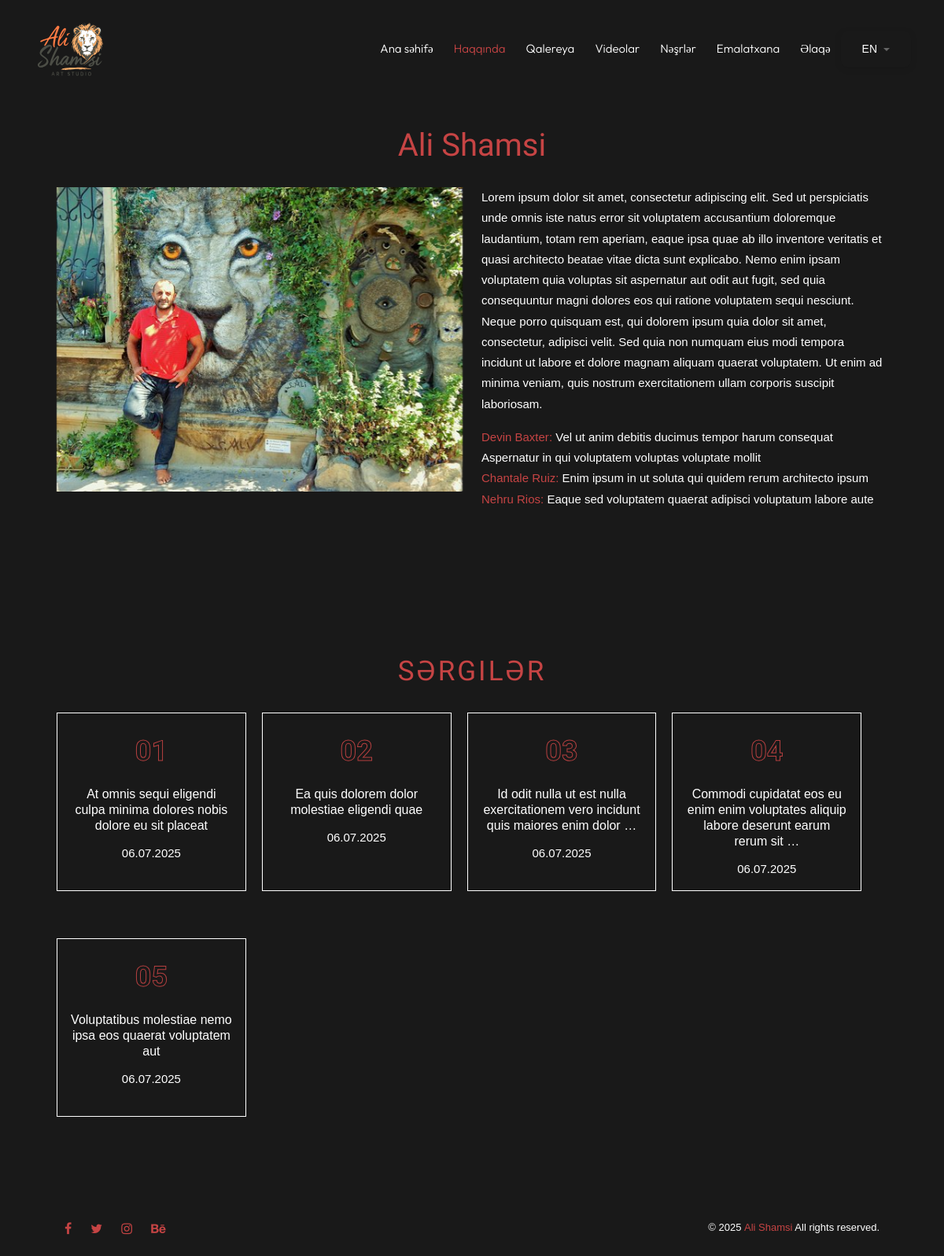
Page /about/ on the earlier database version.
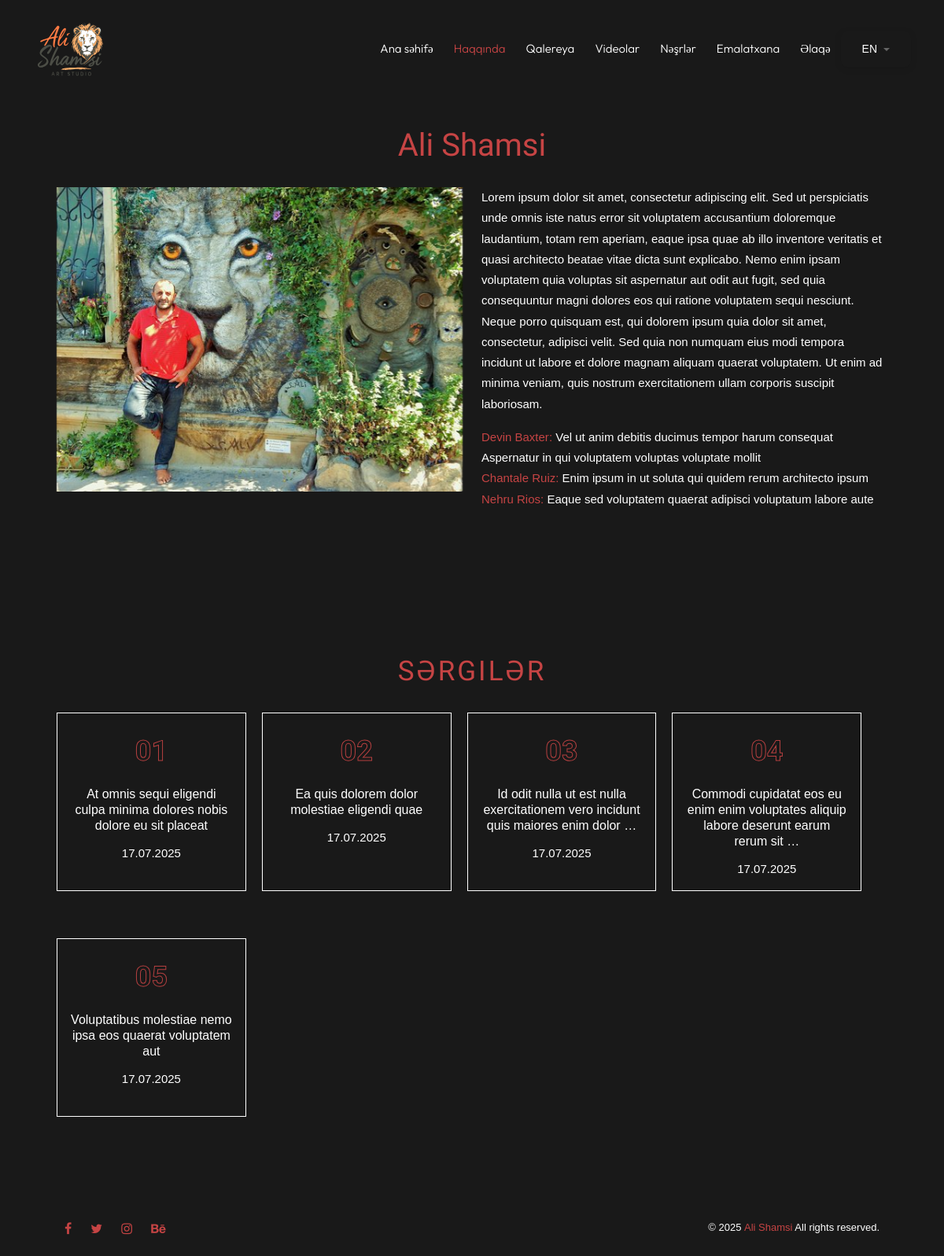
Same page on the later database version.
### exhibitions/models.py (models this page shows, shortened)
class Exhibition(models.Model):
    title = models.CharField(max_length=200)
    description = models.TextField()
    image = models.ImageField(upload_to='exhibition/')
    date = models.DateField()

### about/views.py (the view)
# urls.py: path('about/', views.about_view, name='about'),
def about_view(request):
    about = About.objects.last()
    aboutcontacts = AboutContact.objects.all()
    exhibitions = Exhibition.objects.all()
    context = {
        'about': about,
        'aboutcontacts': aboutcontacts,
        'exhibitions': exhibitions,
    }
    return render(request, 'about.html', context)

### templates/about.html (shortened to what this page needs)
{% load static %} {% load i18n %}
<!DOCTYPE html>
<html lang="{{ LANGUAGE_CODE }}">
  <head>
    <link
      href="{% static 'assets/css/animate.css' %}"
      rel="stylesheet"
      type="text/css"
    />
    <link
      href="{% static 'assets/css/bootstrap.min.css' %}"
      rel="stylesheet"
      type="text/css"
    />
    <link
      href="{% static 'assets/css/font-awesome.css' %}"
      rel="stylesheet"
      type="text/css"
    />
    <link
      href="{% static 'assets/css/swiper.css' %}"
      rel="stylesheet"
      type="text/css"
    />
    <link
      href="{% static 'assets/css/jquery.fancybox.min.css' %}"
      rel="stylesheet"
      type="text/css"
    />
    <link
      href="{% static 'assets/css/style.css' %}"
      rel="stylesheet"
      type="text/css"
    />
  </head>
  <body>
    <div id="pozo-page-wrapper">
      <div class="content-lines-wrapper">
        <div class="content-lines-inner">
          <div class="content-lines"></div>
        </div>
      </div>
      {% include 'components/navbar.html' %}
      <section class="about pt-130">
        <div class="container">
          <div class="about-title"><h1>{{ about.title }}</h1></div>
          <div class="row">
            <div
              class="col-md-6 image animate-box about-main-image"
              data-animate-effect="fadeInUp"
            >
              <div class="img">
                <img
                  loading="lazy"
                  src="{{ about.image.url }}"
                  alt="{{ about.title }}"
                />
              </div>
            </div>
            <div
              class="col-md-6 image animate-box"
              data-animate-effect="fadeInUp"
            >
              <div class="row">
                <div class="col-md-12">
                  <p>{{ about.description }}</p>
                  <p>
                    {% for aboutcontact in aboutcontacts %}
                    <b>{{aboutcontact.name}}: </b> {{aboutcontact.description}}
                    <br />
                    {% endfor %}
                  </p>
                </div>
              </div>
            </div>
            <section class="services pt-130">
              <div class="container">
                <div class="row">
                  <div
                    class="section-head col-md-12 text-center animate-box"
                    data-animate-effect="fadeInUp"
                  >
                    <h4>{% trans 'Sərgilər' %}</h4>
                  </div>
                  <div id="exhibition-items-container" class="row">
                    {% for exhibition in exhibitions %}
                    <div
                      class="col-md-4 mb-40 animate-box"
                      data-animate-effect="fadeInUp"
                    >
                      <a
                        href="{% url 'exhibitions:exhibition_detail' exhibition.pk %}"
                        style="text-decoration: none; color: inherit"
                      >
                        <div class="item">
                          <div class="con">
                            <div class="numb">
                            </div>
                            <h5>{{ exhibition.title|truncatewords:13 }}</h5>
                            <p>{{ exhibition.date|date:"d.m.Y" }}</p>
                          </div>
                        </div>
                      </a>
                    </div>
                    {% empty %}
                    <div class="col-md-12 text-center">
                      <p>No exhibitions available at the moment.</p>
                    </div>
                    {% endfor %}
                  </div>
                </div>
              </div>
            </section>
          </div>
        </div>
      </section>
      {% include 'components/footer.html' %}
    </div>
  </body>
</html>

Differences in the rows shown:
changed Exhibition "At omnis sequi eligendi culpa minima dolores nobis dolore eu sit placeat": date "06.07.2025" → "17.07.2025"
changed Exhibition "Ea quis dolorem dolor molestiae eligendi quae": date "06.07.2025" → "17.07.2025"
changed Exhibition (number 3 of 5 on the later page): date "06.07.2025" → "17.07.2025"
changed Exhibition (number 4 of 5 on the later page): date "06.07.2025" → "17.07.2025"
changed Exhibition "Voluptatibus molestiae nemo ipsa eos quaerat voluptatem aut": date "06.07.2025" → "17.07.2025"
